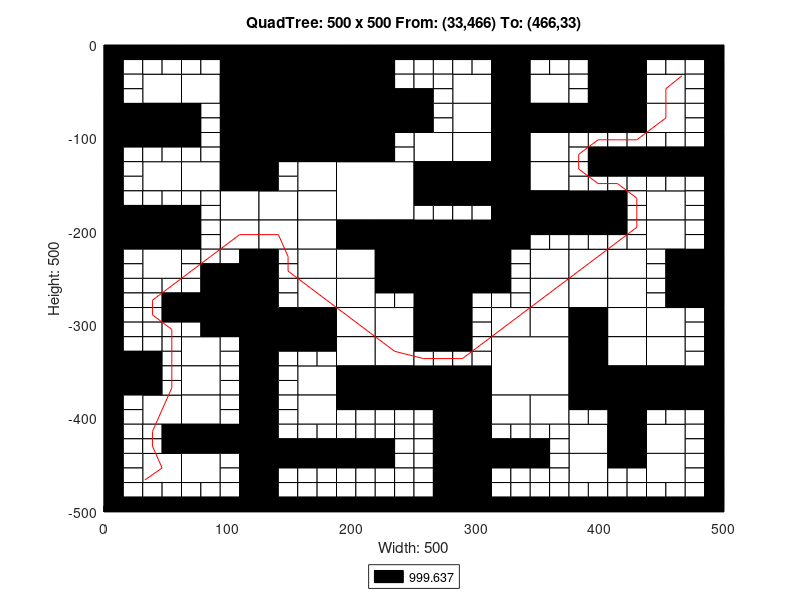

MATLAB code to generate this figure:
axis([0 500 -500 0]);
title('QuadTree: 500 x 500 From: (33,466) To: (466,33)');
xlabel('Width: 500');
ylabel('Height: 500');
rectangle('Position',[125 -62.5 62.5 62.5], 'FaceColor',[0 0 0]);
rectangle('Position',[125 -125 62.5 62.5], 'FaceColor',[0 0 0]);
rectangle('Position',[187.5 -187.5 62.5 62.5], 'FaceColor',[1 1 1]);
rectangle('Position',[250 -250 62.5 62.5], 'FaceColor',[0 0 0]);
rectangle('Position',[312.5 -375 62.5 62.5], 'FaceColor',[1 1 1]);
rectangle('Position',[31.25 -62.5 31.25 31.25], 'FaceColor',[1 1 1]);
rectangle('Position',[93.75 -31.25 31.25 31.25], 'FaceColor',[0 0 0]);
rectangle('Position',[62.5 -62.5 31.25 31.25], 'FaceColor',[1 1 1]);
rectangle('Position',[93.75 -62.5 31.25 31.25], 'FaceColor',[0 0 0]);
rectangle('Position',[0 -93.75 31.25 31.25], 'FaceColor',[0 0 0]);
rectangle('Position',[31.25 -93.75 31.25 31.25], 'FaceColor',[0 0 0]);
rectangle('Position',[93.75 -93.75 31.25 31.25], 'FaceColor',[0 0 0]);
rectangle('Position',[93.75 -125 31.25 31.25], 'FaceColor',[0 0 0]);
rectangle('Position',[187.5 -31.25 31.25 31.25], 'FaceColor',[0 0 0]);
rectangle('Position',[187.5 -62.5 31.25 31.25], 'FaceColor',[0 0 0]);
rectangle('Position',[187.5 -93.75 31.25 31.25], 'FaceColor',[0 0 0]);
rectangle('Position',[218.75 -93.75 31.25 31.25], 'FaceColor',[0 0 0]);
rectangle('Position',[187.5 -125 31.25 31.25], 'FaceColor',[0 0 0]);
rectangle('Position',[31.25 -156.25 31.25 31.25], 'FaceColor',[1 1 1]);
rectangle('Position',[62.5 -156.25 31.25 31.25], 'FaceColor',[1 1 1]);
rectangle('Position',[93.75 -156.25 31.25 31.25], 'FaceColor',[0 0 0]);
rectangle('Position',[93.75 -187.5 31.25 31.25], 'FaceColor',[1 1 1]);
rectangle('Position',[0 -218.75 31.25 31.25], 'FaceColor',[0 0 0]);
rectangle('Position',[31.25 -218.75 31.25 31.25], 'FaceColor',[0 0 0]);
rectangle('Position',[31.25 -250 31.25 31.25], 'FaceColor',[1 1 1]);
rectangle('Position',[93.75 -218.75 31.25 31.25], 'FaceColor',[1 1 1]);
rectangle('Position',[156.25 -156.25 31.25 31.25], 'FaceColor',[1 1 1]);
rectangle('Position',[125 -187.5 31.25 31.25], 'FaceColor',[1 1 1]);
rectangle('Position',[156.25 -187.5 31.25 31.25], 'FaceColor',[1 1 1]);
rectangle('Position',[125 -218.75 31.25 31.25], 'FaceColor',[1 1 1]);
rectangle('Position',[156.25 -218.75 31.25 31.25], 'FaceColor',[1 1 1]);
rectangle('Position',[156.25 -250 31.25 31.25], 'FaceColor',[1 1 1]);
rectangle('Position',[187.5 -218.75 31.25 31.25], 'FaceColor',[0 0 0]);
rectangle('Position',[218.75 -218.75 31.25 31.25], 'FaceColor',[0 0 0]);
rectangle('Position',[187.5 -250 31.25 31.25], 'FaceColor',[1 1 1]);
rectangle('Position',[218.75 -250 31.25 31.25], 'FaceColor',[0 0 0]);
rectangle('Position',[281.25 -62.5 31.25 31.25], 'FaceColor',[1 1 1]);
rectangle('Position',[312.5 -31.25 31.25 31.25], 'FaceColor',[0 0 0]);
rectangle('Position',[312.5 -62.5 31.25 31.25], 'FaceColor',[0 0 0]);
rectangle('Position',[343.75 -62.5 31.25 31.25], 'FaceColor',[1 1 1]);
rectangle('Position',[281.25 -93.75 31.25 31.25], 'FaceColor',[1 1 1]);
rectangle('Position',[250 -125 31.25 31.25], 'FaceColor',[1 1 1]);
rectangle('Position',[281.25 -125 31.25 31.25], 'FaceColor',[1 1 1]);
rectangle('Position',[312.5 -93.75 31.25 31.25], 'FaceColor',[0 0 0]);
rectangle('Position',[343.75 -93.75 31.25 31.25], 'FaceColor',[0 0 0]);
rectangle('Position',[312.5 -125 31.25 31.25], 'FaceColor',[0 0 0]);
rectangle('Position',[343.75 -125 31.25 31.25], 'FaceColor',[1 1 1]);
rectangle('Position',[406.25 -31.25 31.25 31.25], 'FaceColor',[0 0 0]);
rectangle('Position',[406.25 -62.5 31.25 31.25], 'FaceColor',[0 0 0]);
rectangle('Position',[437.5 -62.5 31.25 31.25], 'FaceColor',[1 1 1]);
rectangle('Position',[375 -93.75 31.25 31.25], 'FaceColor',[0 0 0]);
rectangle('Position',[406.25 -93.75 31.25 31.25], 'FaceColor',[0 0 0]);
rectangle('Position',[437.5 -93.75 31.25 31.25], 'FaceColor',[1 1 1]);
rectangle('Position',[250 -156.25 31.25 31.25], 'FaceColor',[0 0 0]);
rectangle('Position',[281.25 -156.25 31.25 31.25], 'FaceColor',[0 0 0]);
rectangle('Position',[312.5 -156.25 31.25 31.25], 'FaceColor',[0 0 0]);
rectangle('Position',[343.75 -156.25 31.25 31.25], 'FaceColor',[1 1 1]);
rectangle('Position',[312.5 -187.5 31.25 31.25], 'FaceColor',[0 0 0]);
rectangle('Position',[343.75 -187.5 31.25 31.25], 'FaceColor',[0 0 0]);
rectangle('Position',[312.5 -218.75 31.25 31.25], 'FaceColor',[0 0 0]);
rectangle('Position',[343.75 -250 31.25 31.25], 'FaceColor',[1 1 1]);
rectangle('Position',[375 -187.5 31.25 31.25], 'FaceColor',[0 0 0]);
rectangle('Position',[437.5 -187.5 31.25 31.25], 'FaceColor',[1 1 1]);
rectangle('Position',[375 -250 31.25 31.25], 'FaceColor',[1 1 1]);
rectangle('Position',[406.25 -250 31.25 31.25], 'FaceColor',[1 1 1]);
rectangle('Position',[437.5 -218.75 31.25 31.25], 'FaceColor',[1 1 1]);
rectangle('Position',[468.75 -250 31.25 31.25], 'FaceColor',[0 0 0]);
rectangle('Position',[93.75 -281.25 31.25 31.25], 'FaceColor',[0 0 0]);
rectangle('Position',[93.75 -312.5 31.25 31.25], 'FaceColor',[0 0 0]);
rectangle('Position',[0 -375 31.25 31.25], 'FaceColor',[0 0 0]);
rectangle('Position',[62.5 -343.75 31.25 31.25], 'FaceColor',[1 1 1]);
rectangle('Position',[62.5 -375 31.25 31.25], 'FaceColor',[1 1 1]);
rectangle('Position',[156.25 -281.25 31.25 31.25], 'FaceColor',[1 1 1]);
rectangle('Position',[125 -312.5 31.25 31.25], 'FaceColor',[0 0 0]);
rectangle('Position',[156.25 -312.5 31.25 31.25], 'FaceColor',[0 0 0]);
rectangle('Position',[187.5 -281.25 31.25 31.25], 'FaceColor',[1 1 1]);
rectangle('Position',[187.5 -312.5 31.25 31.25], 'FaceColor',[1 1 1]);
rectangle('Position',[218.75 -312.5 31.25 31.25], 'FaceColor',[1 1 1]);
rectangle('Position',[156.25 -375 31.25 31.25], 'FaceColor',[1 1 1]);
rectangle('Position',[187.5 -343.75 31.25 31.25], 'FaceColor',[1 1 1]);
rectangle('Position',[218.75 -343.75 31.25 31.25], 'FaceColor',[1 1 1]);
rectangle('Position',[187.5 -375 31.25 31.25], 'FaceColor',[0 0 0]);
rectangle('Position',[218.75 -375 31.25 31.25], 'FaceColor',[0 0 0]);
rectangle('Position',[31.25 -406.25 31.25 31.25], 'FaceColor',[1 1 1]);
rectangle('Position',[62.5 -406.25 31.25 31.25], 'FaceColor',[1 1 1]);
rectangle('Position',[62.5 -437.5 31.25 31.25], 'FaceColor',[0 0 0]);
rectangle('Position',[93.75 -437.5 31.25 31.25], 'FaceColor',[0 0 0]);
rectangle('Position',[31.25 -468.75 31.25 31.25], 'FaceColor',[1 1 1]);
rectangle('Position',[62.5 -468.75 31.25 31.25], 'FaceColor',[1 1 1]);
rectangle('Position',[156.25 -406.25 31.25 31.25], 'FaceColor',[1 1 1]);
rectangle('Position',[250 -281.25 31.25 31.25], 'FaceColor',[0 0 0]);
rectangle('Position',[250 -312.5 31.25 31.25], 'FaceColor',[0 0 0]);
rectangle('Position',[343.75 -281.25 31.25 31.25], 'FaceColor',[1 1 1]);
rectangle('Position',[312.5 -312.5 31.25 31.25], 'FaceColor',[1 1 1]);
rectangle('Position',[343.75 -312.5 31.25 31.25], 'FaceColor',[1 1 1]);
rectangle('Position',[250 -375 31.25 31.25], 'FaceColor',[0 0 0]);
rectangle('Position',[281.25 -375 31.25 31.25], 'FaceColor',[0 0 0]);
rectangle('Position',[375 -281.25 31.25 31.25], 'FaceColor',[1 1 1]);
rectangle('Position',[406.25 -281.25 31.25 31.25], 'FaceColor',[1 1 1]);
rectangle('Position',[375 -312.5 31.25 31.25], 'FaceColor',[0 0 0]);
rectangle('Position',[406.25 -312.5 31.25 31.25], 'FaceColor',[1 1 1]);
rectangle('Position',[468.75 -281.25 31.25 31.25], 'FaceColor',[0 0 0]);
rectangle('Position',[437.5 -312.5 31.25 31.25], 'FaceColor',[1 1 1]);
rectangle('Position',[375 -343.75 31.25 31.25], 'FaceColor',[0 0 0]);
rectangle('Position',[406.25 -343.75 31.25 31.25], 'FaceColor',[1 1 1]);
rectangle('Position',[375 -375 31.25 31.25], 'FaceColor',[0 0 0]);
rectangle('Position',[406.25 -375 31.25 31.25], 'FaceColor',[0 0 0]);
rectangle('Position',[437.5 -343.75 31.25 31.25], 'FaceColor',[1 1 1]);
rectangle('Position',[437.5 -375 31.25 31.25], 'FaceColor',[0 0 0]);
rectangle('Position',[468.75 -375 31.25 31.25], 'FaceColor',[0 0 0]);
rectangle('Position',[281.25 -406.25 31.25 31.25], 'FaceColor',[0 0 0]);
rectangle('Position',[281.25 -437.5 31.25 31.25], 'FaceColor',[0 0 0]);
rectangle('Position',[312.5 -406.25 31.25 31.25], 'FaceColor',[1 1 1]);
rectangle('Position',[343.75 -406.25 31.25 31.25], 'FaceColor',[1 1 1]);
rectangle('Position',[281.25 -468.75 31.25 31.25], 'FaceColor',[0 0 0]);
rectangle('Position',[281.25 -500 31.25 31.25], 'FaceColor',[0 0 0]);
rectangle('Position',[406.25 -406.25 31.25 31.25], 'FaceColor',[0 0 0]);
rectangle('Position',[375 -437.5 31.25 31.25], 'FaceColor',[1 1 1]);
rectangle('Position',[406.25 -437.5 31.25 31.25], 'FaceColor',[0 0 0]);
rectangle('Position',[437.5 -437.5 31.25 31.25], 'FaceColor',[1 1 1]);
rectangle('Position',[375 -468.75 31.25 31.25], 'FaceColor',[1 1 1]);
rectangle('Position',[437.5 -468.75 31.25 31.25], 'FaceColor',[1 1 1]);
rectangle('Position',[0 -15.625 15.625 15.625], 'FaceColor',[0 0 0]);
rectangle('Position',[15.625 -15.625 15.625 15.625], 'FaceColor',[0 0 0]);
rectangle('Position',[0 -31.25 15.625 15.625], 'FaceColor',[0 0 0]);
rectangle('Position',[15.625 -31.25 15.625 15.625], 'FaceColor',[1 1 1]);
rectangle('Position',[31.25 -15.625 15.625 15.625], 'FaceColor',[0 0 0]);
rectangle('Position',[46.875 -15.625 15.625 15.625], 'FaceColor',[0 0 0]);
rectangle('Position',[31.25 -31.25 15.625 15.625], 'FaceColor',[1 1 1]);
rectangle('Position',[46.875 -31.25 15.625 15.625], 'FaceColor',[1 1 1]);
rectangle('Position',[0 -46.875 15.625 15.625], 'FaceColor',[0 0 0]);
rectangle('Position',[15.625 -46.875 15.625 15.625], 'FaceColor',[1 1 1]);
rectangle('Position',[0 -62.5 15.625 15.625], 'FaceColor',[0 0 0]);
rectangle('Position',[15.625 -62.5 15.625 15.625], 'FaceColor',[1 1 1]);
rectangle('Position',[62.5 -15.625 15.625 15.625], 'FaceColor',[0 0 0]);
rectangle('Position',[78.125 -15.625 15.625 15.625], 'FaceColor',[0 0 0]);
rectangle('Position',[62.5 -31.25 15.625 15.625], 'FaceColor',[1 1 1]);
rectangle('Position',[78.125 -31.25 15.625 15.625], 'FaceColor',[1 1 1]);
rectangle('Position',[0 -109.375 15.625 15.625], 'FaceColor',[0 0 0]);
rectangle('Position',[15.625 -109.375 15.625 15.625], 'FaceColor',[0 0 0]);
rectangle('Position',[0 -125 15.625 15.625], 'FaceColor',[0 0 0]);
rectangle('Position',[15.625 -125 15.625 15.625], 'FaceColor',[1 1 1]);
rectangle('Position',[31.25 -109.375 15.625 15.625], 'FaceColor',[0 0 0]);
rectangle('Position',[46.875 -109.375 15.625 15.625], 'FaceColor',[0 0 0]);
rectangle('Position',[31.25 -125 15.625 15.625], 'FaceColor',[1 1 1]);
rectangle('Position',[46.875 -125 15.625 15.625], 'FaceColor',[1 1 1]);
rectangle('Position',[62.5 -78.125 15.625 15.625], 'FaceColor',[0 0 0]);
rectangle('Position',[78.125 -78.125 15.625 15.625], 'FaceColor',[1 1 1]);
rectangle('Position',[62.5 -93.75 15.625 15.625], 'FaceColor',[0 0 0]);
rectangle('Position',[78.125 -93.75 15.625 15.625], 'FaceColor',[1 1 1]);
rectangle('Position',[62.5 -109.375 15.625 15.625], 'FaceColor',[0 0 0]);
rectangle('Position',[78.125 -109.375 15.625 15.625], 'FaceColor',[1 1 1]);
rectangle('Position',[62.5 -125 15.625 15.625], 'FaceColor',[1 1 1]);
rectangle('Position',[78.125 -125 15.625 15.625], 'FaceColor',[1 1 1]);
rectangle('Position',[218.75 -15.625 15.625 15.625], 'FaceColor',[0 0 0]);
rectangle('Position',[234.375 -15.625 15.625 15.625], 'FaceColor',[0 0 0]);
rectangle('Position',[218.75 -31.25 15.625 15.625], 'FaceColor',[0 0 0]);
rectangle('Position',[234.375 -31.25 15.625 15.625], 'FaceColor',[1 1 1]);
rectangle('Position',[218.75 -46.875 15.625 15.625], 'FaceColor',[0 0 0]);
rectangle('Position',[234.375 -46.875 15.625 15.625], 'FaceColor',[1 1 1]);
rectangle('Position',[218.75 -62.5 15.625 15.625], 'FaceColor',[0 0 0]);
rectangle('Position',[234.375 -62.5 15.625 15.625], 'FaceColor',[0 0 0]);
rectangle('Position',[218.75 -109.375 15.625 15.625], 'FaceColor',[0 0 0]);
rectangle('Position',[234.375 -109.375 15.625 15.625], 'FaceColor',[1 1 1]);
rectangle('Position',[218.75 -125 15.625 15.625], 'FaceColor',[0 0 0]);
rectangle('Position',[234.375 -125 15.625 15.625], 'FaceColor',[1 1 1]);
rectangle('Position',[0 -140.625 15.625 15.625], 'FaceColor',[0 0 0]);
rectangle('Position',[15.625 -140.625 15.625 15.625], 'FaceColor',[1 1 1]);
rectangle('Position',[0 -156.25 15.625 15.625], 'FaceColor',[0 0 0]);
rectangle('Position',[15.625 -156.25 15.625 15.625], 'FaceColor',[1 1 1]);
rectangle('Position',[0 -171.875 15.625 15.625], 'FaceColor',[0 0 0]);
rectangle('Position',[15.625 -171.875 15.625 15.625], 'FaceColor',[1 1 1]);
rectangle('Position',[0 -187.5 15.625 15.625], 'FaceColor',[0 0 0]);
rectangle('Position',[15.625 -187.5 15.625 15.625], 'FaceColor',[0 0 0]);
rectangle('Position',[31.25 -171.875 15.625 15.625], 'FaceColor',[1 1 1]);
rectangle('Position',[46.875 -171.875 15.625 15.625], 'FaceColor',[1 1 1]);
rectangle('Position',[31.25 -187.5 15.625 15.625], 'FaceColor',[0 0 0]);
rectangle('Position',[46.875 -187.5 15.625 15.625], 'FaceColor',[0 0 0]);
rectangle('Position',[62.5 -171.875 15.625 15.625], 'FaceColor',[1 1 1]);
rectangle('Position',[78.125 -171.875 15.625 15.625], 'FaceColor',[1 1 1]);
rectangle('Position',[62.5 -187.5 15.625 15.625], 'FaceColor',[0 0 0]);
rectangle('Position',[78.125 -187.5 15.625 15.625], 'FaceColor',[1 1 1]);
rectangle('Position',[0 -234.375 15.625 15.625], 'FaceColor',[0 0 0]);
rectangle('Position',[15.625 -234.375 15.625 15.625], 'FaceColor',[1 1 1]);
rectangle('Position',[0 -250 15.625 15.625], 'FaceColor',[0 0 0]);
rectangle('Position',[15.625 -250 15.625 15.625], 'FaceColor',[1 1 1]);
rectangle('Position',[62.5 -203.125 15.625 15.625], 'FaceColor',[0 0 0]);
rectangle('Position',[78.125 -203.125 15.625 15.625], 'FaceColor',[1 1 1]);
rectangle('Position',[62.5 -218.75 15.625 15.625], 'FaceColor',[0 0 0]);
rectangle('Position',[78.125 -218.75 15.625 15.625], 'FaceColor',[1 1 1]);
rectangle('Position',[62.5 -234.375 15.625 15.625], 'FaceColor',[1 1 1]);
rectangle('Position',[78.125 -234.375 15.625 15.625], 'FaceColor',[1 1 1]);
rectangle('Position',[62.5 -250 15.625 15.625], 'FaceColor',[1 1 1]);
rectangle('Position',[78.125 -250 15.625 15.625], 'FaceColor',[0 0 0]);
rectangle('Position',[93.75 -234.375 15.625 15.625], 'FaceColor',[1 1 1]);
rectangle('Position',[109.375 -234.375 15.625 15.625], 'FaceColor',[0 0 0]);
rectangle('Position',[93.75 -250 15.625 15.625], 'FaceColor',[0 0 0]);
rectangle('Position',[109.375 -250 15.625 15.625], 'FaceColor',[0 0 0]);
rectangle('Position',[125 -140.625 15.625 15.625], 'FaceColor',[0 0 0]);
rectangle('Position',[140.625 -140.625 15.625 15.625], 'FaceColor',[1 1 1]);
rectangle('Position',[125 -156.25 15.625 15.625], 'FaceColor',[0 0 0]);
rectangle('Position',[140.625 -156.25 15.625 15.625], 'FaceColor',[1 1 1]);
rectangle('Position',[125 -234.375 15.625 15.625], 'FaceColor',[0 0 0]);
rectangle('Position',[140.625 -234.375 15.625 15.625], 'FaceColor',[1 1 1]);
rectangle('Position',[125 -250 15.625 15.625], 'FaceColor',[0 0 0]);
rectangle('Position',[140.625 -250 15.625 15.625], 'FaceColor',[1 1 1]);
rectangle('Position',[250 -15.625 15.625 15.625], 'FaceColor',[0 0 0]);
rectangle('Position',[265.625 -15.625 15.625 15.625], 'FaceColor',[0 0 0]);
rectangle('Position',[250 -31.25 15.625 15.625], 'FaceColor',[1 1 1]);
rectangle('Position',[265.625 -31.25 15.625 15.625], 'FaceColor',[1 1 1]);
rectangle('Position',[281.25 -15.625 15.625 15.625], 'FaceColor',[0 0 0]);
rectangle('Position',[296.875 -15.625 15.625 15.625], 'FaceColor',[0 0 0]);
rectangle('Position',[281.25 -31.25 15.625 15.625], 'FaceColor',[1 1 1]);
rectangle('Position',[296.875 -31.25 15.625 15.625], 'FaceColor',[1 1 1]);
rectangle('Position',[250 -46.875 15.625 15.625], 'FaceColor',[1 1 1]);
rectangle('Position',[265.625 -46.875 15.625 15.625], 'FaceColor',[1 1 1]);
rectangle('Position',[250 -62.5 15.625 15.625], 'FaceColor',[0 0 0]);
rectangle('Position',[265.625 -62.5 15.625 15.625], 'FaceColor',[1 1 1]);
rectangle('Position',[343.75 -15.625 15.625 15.625], 'FaceColor',[0 0 0]);
rectangle('Position',[359.375 -15.625 15.625 15.625], 'FaceColor',[0 0 0]);
rectangle('Position',[343.75 -31.25 15.625 15.625], 'FaceColor',[1 1 1]);
rectangle('Position',[359.375 -31.25 15.625 15.625], 'FaceColor',[1 1 1]);
rectangle('Position',[250 -78.125 15.625 15.625], 'FaceColor',[0 0 0]);
rectangle('Position',[265.625 -78.125 15.625 15.625], 'FaceColor',[1 1 1]);
rectangle('Position',[250 -93.75 15.625 15.625], 'FaceColor',[0 0 0]);
rectangle('Position',[265.625 -93.75 15.625 15.625], 'FaceColor',[1 1 1]);
rectangle('Position',[375 -15.625 15.625 15.625], 'FaceColor',[0 0 0]);
rectangle('Position',[390.625 -15.625 15.625 15.625], 'FaceColor',[0 0 0]);
rectangle('Position',[375 -31.25 15.625 15.625], 'FaceColor',[1 1 1]);
rectangle('Position',[390.625 -31.25 15.625 15.625], 'FaceColor',[0 0 0]);
rectangle('Position',[375 -46.875 15.625 15.625], 'FaceColor',[1 1 1]);
rectangle('Position',[390.625 -46.875 15.625 15.625], 'FaceColor',[0 0 0]);
rectangle('Position',[375 -62.5 15.625 15.625], 'FaceColor',[1 1 1]);
rectangle('Position',[390.625 -62.5 15.625 15.625], 'FaceColor',[0 0 0]);
rectangle('Position',[437.5 -15.625 15.625 15.625], 'FaceColor',[0 0 0]);
rectangle('Position',[453.125 -15.625 15.625 15.625], 'FaceColor',[0 0 0]);
rectangle('Position',[437.5 -31.25 15.625 15.625], 'FaceColor',[1 1 1]);
rectangle('Position',[453.125 -31.25 15.625 15.625], 'FaceColor',[1 1 1]);
rectangle('Position',[468.75 -15.625 15.625 15.625], 'FaceColor',[0 0 0]);
rectangle('Position',[484.375 -15.625 15.625 15.625], 'FaceColor',[0 0 0]);
rectangle('Position',[468.75 -31.25 15.625 15.625], 'FaceColor',[1 1 1]);
rectangle('Position',[484.375 -31.25 15.625 15.625], 'FaceColor',[0 0 0]);
rectangle('Position',[468.75 -46.875 15.625 15.625], 'FaceColor',[1 1 1]);
rectangle('Position',[484.375 -46.875 15.625 15.625], 'FaceColor',[0 0 0]);
rectangle('Position',[468.75 -62.5 15.625 15.625], 'FaceColor',[1 1 1]);
rectangle('Position',[484.375 -62.5 15.625 15.625], 'FaceColor',[0 0 0]);
rectangle('Position',[375 -109.375 15.625 15.625], 'FaceColor',[1 1 1]);
rectangle('Position',[390.625 -109.375 15.625 15.625], 'FaceColor',[1 1 1]);
rectangle('Position',[375 -125 15.625 15.625], 'FaceColor',[1 1 1]);
rectangle('Position',[390.625 -125 15.625 15.625], 'FaceColor',[0 0 0]);
rectangle('Position',[406.25 -109.375 15.625 15.625], 'FaceColor',[1 1 1]);
rectangle('Position',[421.875 -109.375 15.625 15.625], 'FaceColor',[1 1 1]);
rectangle('Position',[406.25 -125 15.625 15.625], 'FaceColor',[0 0 0]);
rectangle('Position',[421.875 -125 15.625 15.625], 'FaceColor',[0 0 0]);
rectangle('Position',[468.75 -78.125 15.625 15.625], 'FaceColor',[1 1 1]);
rectangle('Position',[484.375 -78.125 15.625 15.625], 'FaceColor',[0 0 0]);
rectangle('Position',[468.75 -93.75 15.625 15.625], 'FaceColor',[1 1 1]);
rectangle('Position',[484.375 -93.75 15.625 15.625], 'FaceColor',[0 0 0]);
rectangle('Position',[437.5 -109.375 15.625 15.625], 'FaceColor',[1 1 1]);
rectangle('Position',[453.125 -109.375 15.625 15.625], 'FaceColor',[1 1 1]);
rectangle('Position',[437.5 -125 15.625 15.625], 'FaceColor',[0 0 0]);
rectangle('Position',[453.125 -125 15.625 15.625], 'FaceColor',[0 0 0]);
rectangle('Position',[468.75 -109.375 15.625 15.625], 'FaceColor',[1 1 1]);
rectangle('Position',[484.375 -109.375 15.625 15.625], 'FaceColor',[0 0 0]);
rectangle('Position',[468.75 -125 15.625 15.625], 'FaceColor',[0 0 0]);
rectangle('Position',[484.375 -125 15.625 15.625], 'FaceColor',[0 0 0]);
rectangle('Position',[250 -171.875 15.625 15.625], 'FaceColor',[0 0 0]);
rectangle('Position',[265.625 -171.875 15.625 15.625], 'FaceColor',[0 0 0]);
rectangle('Position',[250 -187.5 15.625 15.625], 'FaceColor',[1 1 1]);
rectangle('Position',[265.625 -187.5 15.625 15.625], 'FaceColor',[1 1 1]);
rectangle('Position',[281.25 -171.875 15.625 15.625], 'FaceColor',[0 0 0]);
rectangle('Position',[296.875 -171.875 15.625 15.625], 'FaceColor',[0 0 0]);
rectangle('Position',[281.25 -187.5 15.625 15.625], 'FaceColor',[1 1 1]);
rectangle('Position',[296.875 -187.5 15.625 15.625], 'FaceColor',[1 1 1]);
rectangle('Position',[343.75 -203.125 15.625 15.625], 'FaceColor',[0 0 0]);
rectangle('Position',[359.375 -203.125 15.625 15.625], 'FaceColor',[0 0 0]);
rectangle('Position',[343.75 -218.75 15.625 15.625], 'FaceColor',[1 1 1]);
rectangle('Position',[359.375 -218.75 15.625 15.625], 'FaceColor',[1 1 1]);
rectangle('Position',[312.5 -234.375 15.625 15.625], 'FaceColor',[0 0 0]);
rectangle('Position',[328.125 -234.375 15.625 15.625], 'FaceColor',[1 1 1]);
rectangle('Position',[312.5 -250 15.625 15.625], 'FaceColor',[0 0 0]);
rectangle('Position',[328.125 -250 15.625 15.625], 'FaceColor',[1 1 1]);
rectangle('Position',[375 -140.625 15.625 15.625], 'FaceColor',[1 1 1]);
rectangle('Position',[390.625 -140.625 15.625 15.625], 'FaceColor',[0 0 0]);
rectangle('Position',[375 -156.25 15.625 15.625], 'FaceColor',[1 1 1]);
rectangle('Position',[390.625 -156.25 15.625 15.625], 'FaceColor',[1 1 1]);
rectangle('Position',[406.25 -140.625 15.625 15.625], 'FaceColor',[0 0 0]);
rectangle('Position',[421.875 -140.625 15.625 15.625], 'FaceColor',[0 0 0]);
rectangle('Position',[406.25 -156.25 15.625 15.625], 'FaceColor',[1 1 1]);
rectangle('Position',[421.875 -156.25 15.625 15.625], 'FaceColor',[1 1 1]);
rectangle('Position',[406.25 -171.875 15.625 15.625], 'FaceColor',[0 0 0]);
rectangle('Position',[421.875 -171.875 15.625 15.625], 'FaceColor',[1 1 1]);
rectangle('Position',[406.25 -187.5 15.625 15.625], 'FaceColor',[0 0 0]);
rectangle('Position',[421.875 -187.5 15.625 15.625], 'FaceColor',[1 1 1]);
rectangle('Position',[437.5 -140.625 15.625 15.625], 'FaceColor',[0 0 0]);
rectangle('Position',[453.125 -140.625 15.625 15.625], 'FaceColor',[0 0 0]);
rectangle('Position',[437.5 -156.25 15.625 15.625], 'FaceColor',[1 1 1]);
rectangle('Position',[453.125 -156.25 15.625 15.625], 'FaceColor',[1 1 1]);
rectangle('Position',[468.75 -140.625 15.625 15.625], 'FaceColor',[0 0 0]);
rectangle('Position',[484.375 -140.625 15.625 15.625], 'FaceColor',[0 0 0]);
rectangle('Position',[468.75 -156.25 15.625 15.625], 'FaceColor',[1 1 1]);
rectangle('Position',[484.375 -156.25 15.625 15.625], 'FaceColor',[0 0 0]);
rectangle('Position',[468.75 -171.875 15.625 15.625], 'FaceColor',[1 1 1]);
rectangle('Position',[484.375 -171.875 15.625 15.625], 'FaceColor',[0 0 0]);
rectangle('Position',[468.75 -187.5 15.625 15.625], 'FaceColor',[1 1 1]);
rectangle('Position',[484.375 -187.5 15.625 15.625], 'FaceColor',[0 0 0]);
rectangle('Position',[375 -203.125 15.625 15.625], 'FaceColor',[0 0 0]);
rectangle('Position',[390.625 -203.125 15.625 15.625], 'FaceColor',[0 0 0]);
rectangle('Position',[375 -218.75 15.625 15.625], 'FaceColor',[1 1 1]);
rectangle('Position',[390.625 -218.75 15.625 15.625], 'FaceColor',[1 1 1]);
rectangle('Position',[406.25 -203.125 15.625 15.625], 'FaceColor',[0 0 0]);
rectangle('Position',[421.875 -203.125 15.625 15.625], 'FaceColor',[1 1 1]);
rectangle('Position',[406.25 -218.75 15.625 15.625], 'FaceColor',[1 1 1]);
rectangle('Position',[421.875 -218.75 15.625 15.625], 'FaceColor',[1 1 1]);
rectangle('Position',[468.75 -203.125 15.625 15.625], 'FaceColor',[1 1 1]);
rectangle('Position',[484.375 -203.125 15.625 15.625], 'FaceColor',[0 0 0]);
rectangle('Position',[468.75 -218.75 15.625 15.625], 'FaceColor',[1 1 1]);
rectangle('Position',[484.375 -218.75 15.625 15.625], 'FaceColor',[0 0 0]);
rectangle('Position',[437.5 -234.375 15.625 15.625], 'FaceColor',[1 1 1]);
rectangle('Position',[453.125 -234.375 15.625 15.625], 'FaceColor',[0 0 0]);
rectangle('Position',[437.5 -250 15.625 15.625], 'FaceColor',[1 1 1]);
rectangle('Position',[453.125 -250 15.625 15.625], 'FaceColor',[0 0 0]);
rectangle('Position',[0 -265.625 15.625 15.625], 'FaceColor',[0 0 0]);
rectangle('Position',[15.625 -265.625 15.625 15.625], 'FaceColor',[1 1 1]);
rectangle('Position',[0 -281.25 15.625 15.625], 'FaceColor',[0 0 0]);
rectangle('Position',[15.625 -281.25 15.625 15.625], 'FaceColor',[1 1 1]);
rectangle('Position',[31.25 -265.625 15.625 15.625], 'FaceColor',[1 1 1]);
rectangle('Position',[46.875 -265.625 15.625 15.625], 'FaceColor',[1 1 1]);
rectangle('Position',[31.25 -281.25 15.625 15.625], 'FaceColor',[1 1 1]);
rectangle('Position',[46.875 -281.25 15.625 15.625], 'FaceColor',[0 0 0]);
rectangle('Position',[0 -296.875 15.625 15.625], 'FaceColor',[0 0 0]);
rectangle('Position',[15.625 -296.875 15.625 15.625], 'FaceColor',[1 1 1]);
rectangle('Position',[0 -312.5 15.625 15.625], 'FaceColor',[0 0 0]);
rectangle('Position',[15.625 -312.5 15.625 15.625], 'FaceColor',[1 1 1]);
rectangle('Position',[31.25 -296.875 15.625 15.625], 'FaceColor',[1 1 1]);
rectangle('Position',[46.875 -296.875 15.625 15.625], 'FaceColor',[0 0 0]);
rectangle('Position',[31.25 -312.5 15.625 15.625], 'FaceColor',[1 1 1]);
rectangle('Position',[46.875 -312.5 15.625 15.625], 'FaceColor',[1 1 1]);
rectangle('Position',[62.5 -265.625 15.625 15.625], 'FaceColor',[1 1 1]);
rectangle('Position',[78.125 -265.625 15.625 15.625], 'FaceColor',[0 0 0]);
rectangle('Position',[62.5 -281.25 15.625 15.625], 'FaceColor',[0 0 0]);
rectangle('Position',[78.125 -281.25 15.625 15.625], 'FaceColor',[0 0 0]);
rectangle('Position',[62.5 -296.875 15.625 15.625], 'FaceColor',[0 0 0]);
rectangle('Position',[78.125 -296.875 15.625 15.625], 'FaceColor',[0 0 0]);
rectangle('Position',[62.5 -312.5 15.625 15.625], 'FaceColor',[1 1 1]);
rectangle('Position',[78.125 -312.5 15.625 15.625], 'FaceColor',[0 0 0]);
rectangle('Position',[0 -328.125 15.625 15.625], 'FaceColor',[0 0 0]);
rectangle('Position',[15.625 -328.125 15.625 15.625], 'FaceColor',[1 1 1]);
rectangle('Position',[0 -343.75 15.625 15.625], 'FaceColor',[0 0 0]);
rectangle('Position',[15.625 -343.75 15.625 15.625], 'FaceColor',[0 0 0]);
rectangle('Position',[31.25 -328.125 15.625 15.625], 'FaceColor',[1 1 1]);
rectangle('Position',[46.875 -328.125 15.625 15.625], 'FaceColor',[1 1 1]);
rectangle('Position',[31.25 -343.75 15.625 15.625], 'FaceColor',[0 0 0]);
rectangle('Position',[46.875 -343.75 15.625 15.625], 'FaceColor',[1 1 1]);
rectangle('Position',[31.25 -359.375 15.625 15.625], 'FaceColor',[0 0 0]);
rectangle('Position',[46.875 -359.375 15.625 15.625], 'FaceColor',[1 1 1]);
rectangle('Position',[31.25 -375 15.625 15.625], 'FaceColor',[0 0 0]);
rectangle('Position',[46.875 -375 15.625 15.625], 'FaceColor',[1 1 1]);
rectangle('Position',[93.75 -328.125 15.625 15.625], 'FaceColor',[1 1 1]);
rectangle('Position',[109.375 -328.125 15.625 15.625], 'FaceColor',[0 0 0]);
rectangle('Position',[93.75 -343.75 15.625 15.625], 'FaceColor',[1 1 1]);
rectangle('Position',[109.375 -343.75 15.625 15.625], 'FaceColor',[0 0 0]);
rectangle('Position',[93.75 -359.375 15.625 15.625], 'FaceColor',[1 1 1]);
rectangle('Position',[109.375 -359.375 15.625 15.625], 'FaceColor',[0 0 0]);
rectangle('Position',[93.75 -375 15.625 15.625], 'FaceColor',[1 1 1]);
rectangle('Position',[109.375 -375 15.625 15.625], 'FaceColor',[0 0 0]);
rectangle('Position',[125 -265.625 15.625 15.625], 'FaceColor',[0 0 0]);
rectangle('Position',[140.625 -265.625 15.625 15.625], 'FaceColor',[1 1 1]);
rectangle('Position',[125 -281.25 15.625 15.625], 'FaceColor',[0 0 0]);
rectangle('Position',[140.625 -281.25 15.625 15.625], 'FaceColor',[1 1 1]);
rectangle('Position',[218.75 -265.625 15.625 15.625], 'FaceColor',[0 0 0]);
rectangle('Position',[234.375 -265.625 15.625 15.625], 'FaceColor',[0 0 0]);
rectangle('Position',[218.75 -281.25 15.625 15.625], 'FaceColor',[1 1 1]);
rectangle('Position',[234.375 -281.25 15.625 15.625], 'FaceColor',[1 1 1]);
rectangle('Position',[125 -328.125 15.625 15.625], 'FaceColor',[0 0 0]);
rectangle('Position',[140.625 -328.125 15.625 15.625], 'FaceColor',[0 0 0]);
rectangle('Position',[125 -343.75 15.625 15.625], 'FaceColor',[0 0 0]);
rectangle('Position',[140.625 -343.75 15.625 15.625], 'FaceColor',[1 1 1]);
rectangle('Position',[156.25 -328.125 15.625 15.625], 'FaceColor',[0 0 0]);
rectangle('Position',[171.875 -328.125 15.625 15.625], 'FaceColor',[0 0 0]);
rectangle('Position',[156.25 -343.75 15.625 15.625], 'FaceColor',[1 1 1]);
rectangle('Position',[171.875 -343.75 15.625 15.625], 'FaceColor',[1 1 1]);
rectangle('Position',[125 -359.375 15.625 15.625], 'FaceColor',[0 0 0]);
rectangle('Position',[140.625 -359.375 15.625 15.625], 'FaceColor',[1 1 1]);
rectangle('Position',[125 -375 15.625 15.625], 'FaceColor',[0 0 0]);
rectangle('Position',[140.625 -375 15.625 15.625], 'FaceColor',[1 1 1]);
rectangle('Position',[0 -390.625 15.625 15.625], 'FaceColor',[0 0 0]);
rectangle('Position',[15.625 -390.625 15.625 15.625], 'FaceColor',[1 1 1]);
rectangle('Position',[0 -406.25 15.625 15.625], 'FaceColor',[0 0 0]);
rectangle('Position',[15.625 -406.25 15.625 15.625], 'FaceColor',[1 1 1]);
rectangle('Position',[0 -421.875 15.625 15.625], 'FaceColor',[0 0 0]);
rectangle('Position',[15.625 -421.875 15.625 15.625], 'FaceColor',[1 1 1]);
rectangle('Position',[0 -437.5 15.625 15.625], 'FaceColor',[0 0 0]);
rectangle('Position',[15.625 -437.5 15.625 15.625], 'FaceColor',[1 1 1]);
rectangle('Position',[31.25 -421.875 15.625 15.625], 'FaceColor',[1 1 1]);
rectangle('Position',[46.875 -421.875 15.625 15.625], 'FaceColor',[0 0 0]);
rectangle('Position',[31.25 -437.5 15.625 15.625], 'FaceColor',[1 1 1]);
rectangle('Position',[46.875 -437.5 15.625 15.625], 'FaceColor',[0 0 0]);
rectangle('Position',[93.75 -390.625 15.625 15.625], 'FaceColor',[1 1 1]);
rectangle('Position',[109.375 -390.625 15.625 15.625], 'FaceColor',[0 0 0]);
rectangle('Position',[93.75 -406.25 15.625 15.625], 'FaceColor',[1 1 1]);
rectangle('Position',[109.375 -406.25 15.625 15.625], 'FaceColor',[0 0 0]);
rectangle('Position',[0 -453.125 15.625 15.625], 'FaceColor',[0 0 0]);
rectangle('Position',[15.625 -453.125 15.625 15.625], 'FaceColor',[1 1 1]);
rectangle('Position',[0 -468.75 15.625 15.625], 'FaceColor',[0 0 0]);
rectangle('Position',[15.625 -468.75 15.625 15.625], 'FaceColor',[1 1 1]);
rectangle('Position',[0 -484.375 15.625 15.625], 'FaceColor',[0 0 0]);
rectangle('Position',[15.625 -484.375 15.625 15.625], 'FaceColor',[1 1 1]);
rectangle('Position',[0 -500 15.625 15.625], 'FaceColor',[0 0 0]);
rectangle('Position',[15.625 -500 15.625 15.625], 'FaceColor',[0 0 0]);
rectangle('Position',[31.25 -484.375 15.625 15.625], 'FaceColor',[1 1 1]);
rectangle('Position',[46.875 -484.375 15.625 15.625], 'FaceColor',[1 1 1]);
rectangle('Position',[31.25 -500 15.625 15.625], 'FaceColor',[0 0 0]);
rectangle('Position',[46.875 -500 15.625 15.625], 'FaceColor',[0 0 0]);
rectangle('Position',[93.75 -453.125 15.625 15.625], 'FaceColor',[1 1 1]);
rectangle('Position',[109.375 -453.125 15.625 15.625], 'FaceColor',[0 0 0]);
rectangle('Position',[93.75 -468.75 15.625 15.625], 'FaceColor',[1 1 1]);
rectangle('Position',[109.375 -468.75 15.625 15.625], 'FaceColor',[0 0 0]);
rectangle('Position',[62.5 -484.375 15.625 15.625], 'FaceColor',[1 1 1]);
rectangle('Position',[78.125 -484.375 15.625 15.625], 'FaceColor',[1 1 1]);
rectangle('Position',[62.5 -500 15.625 15.625], 'FaceColor',[0 0 0]);
rectangle('Position',[78.125 -500 15.625 15.625], 'FaceColor',[0 0 0]);
rectangle('Position',[93.75 -484.375 15.625 15.625], 'FaceColor',[1 1 1]);
rectangle('Position',[109.375 -484.375 15.625 15.625], 'FaceColor',[0 0 0]);
rectangle('Position',[93.75 -500 15.625 15.625], 'FaceColor',[0 0 0]);
rectangle('Position',[109.375 -500 15.625 15.625], 'FaceColor',[0 0 0]);
rectangle('Position',[125 -390.625 15.625 15.625], 'FaceColor',[0 0 0]);
rectangle('Position',[140.625 -390.625 15.625 15.625], 'FaceColor',[1 1 1]);
rectangle('Position',[125 -406.25 15.625 15.625], 'FaceColor',[0 0 0]);
rectangle('Position',[140.625 -406.25 15.625 15.625], 'FaceColor',[1 1 1]);
rectangle('Position',[125 -421.875 15.625 15.625], 'FaceColor',[0 0 0]);
rectangle('Position',[140.625 -421.875 15.625 15.625], 'FaceColor',[1 1 1]);
rectangle('Position',[125 -437.5 15.625 15.625], 'FaceColor',[0 0 0]);
rectangle('Position',[140.625 -437.5 15.625 15.625], 'FaceColor',[0 0 0]);
rectangle('Position',[156.25 -421.875 15.625 15.625], 'FaceColor',[1 1 1]);
rectangle('Position',[171.875 -421.875 15.625 15.625], 'FaceColor',[1 1 1]);
rectangle('Position',[156.25 -437.5 15.625 15.625], 'FaceColor',[0 0 0]);
rectangle('Position',[171.875 -437.5 15.625 15.625], 'FaceColor',[0 0 0]);
rectangle('Position',[187.5 -390.625 15.625 15.625], 'FaceColor',[0 0 0]);
rectangle('Position',[203.125 -390.625 15.625 15.625], 'FaceColor',[0 0 0]);
rectangle('Position',[187.5 -406.25 15.625 15.625], 'FaceColor',[1 1 1]);
rectangle('Position',[203.125 -406.25 15.625 15.625], 'FaceColor',[1 1 1]);
rectangle('Position',[218.75 -390.625 15.625 15.625], 'FaceColor',[0 0 0]);
rectangle('Position',[234.375 -390.625 15.625 15.625], 'FaceColor',[0 0 0]);
rectangle('Position',[218.75 -406.25 15.625 15.625], 'FaceColor',[1 1 1]);
rectangle('Position',[234.375 -406.25 15.625 15.625], 'FaceColor',[1 1 1]);
rectangle('Position',[187.5 -421.875 15.625 15.625], 'FaceColor',[1 1 1]);
rectangle('Position',[203.125 -421.875 15.625 15.625], 'FaceColor',[1 1 1]);
rectangle('Position',[187.5 -437.5 15.625 15.625], 'FaceColor',[0 0 0]);
rectangle('Position',[203.125 -437.5 15.625 15.625], 'FaceColor',[0 0 0]);
rectangle('Position',[218.75 -421.875 15.625 15.625], 'FaceColor',[1 1 1]);
rectangle('Position',[234.375 -421.875 15.625 15.625], 'FaceColor',[1 1 1]);
rectangle('Position',[218.75 -437.5 15.625 15.625], 'FaceColor',[0 0 0]);
rectangle('Position',[234.375 -437.5 15.625 15.625], 'FaceColor',[1 1 1]);
rectangle('Position',[125 -453.125 15.625 15.625], 'FaceColor',[0 0 0]);
rectangle('Position',[140.625 -453.125 15.625 15.625], 'FaceColor',[0 0 0]);
rectangle('Position',[125 -468.75 15.625 15.625], 'FaceColor',[0 0 0]);
rectangle('Position',[140.625 -468.75 15.625 15.625], 'FaceColor',[1 1 1]);
rectangle('Position',[156.25 -453.125 15.625 15.625], 'FaceColor',[0 0 0]);
rectangle('Position',[171.875 -453.125 15.625 15.625], 'FaceColor',[0 0 0]);
rectangle('Position',[156.25 -468.75 15.625 15.625], 'FaceColor',[1 1 1]);
rectangle('Position',[171.875 -468.75 15.625 15.625], 'FaceColor',[1 1 1]);
rectangle('Position',[125 -484.375 15.625 15.625], 'FaceColor',[0 0 0]);
rectangle('Position',[140.625 -484.375 15.625 15.625], 'FaceColor',[1 1 1]);
rectangle('Position',[125 -500 15.625 15.625], 'FaceColor',[0 0 0]);
rectangle('Position',[140.625 -500 15.625 15.625], 'FaceColor',[0 0 0]);
rectangle('Position',[156.25 -484.375 15.625 15.625], 'FaceColor',[1 1 1]);
rectangle('Position',[171.875 -484.375 15.625 15.625], 'FaceColor',[1 1 1]);
rectangle('Position',[156.25 -500 15.625 15.625], 'FaceColor',[0 0 0]);
rectangle('Position',[171.875 -500 15.625 15.625], 'FaceColor',[0 0 0]);
rectangle('Position',[187.5 -453.125 15.625 15.625], 'FaceColor',[0 0 0]);
rectangle('Position',[203.125 -453.125 15.625 15.625], 'FaceColor',[0 0 0]);
rectangle('Position',[187.5 -468.75 15.625 15.625], 'FaceColor',[1 1 1]);
rectangle('Position',[203.125 -468.75 15.625 15.625], 'FaceColor',[1 1 1]);
rectangle('Position',[218.75 -453.125 15.625 15.625], 'FaceColor',[0 0 0]);
rectangle('Position',[234.375 -453.125 15.625 15.625], 'FaceColor',[1 1 1]);
rectangle('Position',[218.75 -468.75 15.625 15.625], 'FaceColor',[1 1 1]);
rectangle('Position',[234.375 -468.75 15.625 15.625], 'FaceColor',[1 1 1]);
rectangle('Position',[187.5 -484.375 15.625 15.625], 'FaceColor',[1 1 1]);
rectangle('Position',[203.125 -484.375 15.625 15.625], 'FaceColor',[1 1 1]);
rectangle('Position',[187.5 -500 15.625 15.625], 'FaceColor',[0 0 0]);
rectangle('Position',[203.125 -500 15.625 15.625], 'FaceColor',[0 0 0]);
rectangle('Position',[218.75 -484.375 15.625 15.625], 'FaceColor',[1 1 1]);
rectangle('Position',[234.375 -484.375 15.625 15.625], 'FaceColor',[1 1 1]);
rectangle('Position',[218.75 -500 15.625 15.625], 'FaceColor',[0 0 0]);
rectangle('Position',[234.375 -500 15.625 15.625], 'FaceColor',[0 0 0]);
rectangle('Position',[281.25 -265.625 15.625 15.625], 'FaceColor',[0 0 0]);
rectangle('Position',[296.875 -265.625 15.625 15.625], 'FaceColor',[0 0 0]);
rectangle('Position',[281.25 -281.25 15.625 15.625], 'FaceColor',[0 0 0]);
rectangle('Position',[296.875 -281.25 15.625 15.625], 'FaceColor',[1 1 1]);
rectangle('Position',[281.25 -296.875 15.625 15.625], 'FaceColor',[0 0 0]);
rectangle('Position',[296.875 -296.875 15.625 15.625], 'FaceColor',[1 1 1]);
rectangle('Position',[281.25 -312.5 15.625 15.625], 'FaceColor',[0 0 0]);
rectangle('Position',[296.875 -312.5 15.625 15.625], 'FaceColor',[1 1 1]);
rectangle('Position',[312.5 -265.625 15.625 15.625], 'FaceColor',[0 0 0]);
rectangle('Position',[328.125 -265.625 15.625 15.625], 'FaceColor',[1 1 1]);
rectangle('Position',[312.5 -281.25 15.625 15.625], 'FaceColor',[1 1 1]);
rectangle('Position',[328.125 -281.25 15.625 15.625], 'FaceColor',[1 1 1]);
rectangle('Position',[250 -328.125 15.625 15.625], 'FaceColor',[0 0 0]);
rectangle('Position',[265.625 -328.125 15.625 15.625], 'FaceColor',[0 0 0]);
rectangle('Position',[250 -343.75 15.625 15.625], 'FaceColor',[1 1 1]);
rectangle('Position',[265.625 -343.75 15.625 15.625], 'FaceColor',[1 1 1]);
rectangle('Position',[281.25 -328.125 15.625 15.625], 'FaceColor',[0 0 0]);
rectangle('Position',[296.875 -328.125 15.625 15.625], 'FaceColor',[1 1 1]);
rectangle('Position',[281.25 -343.75 15.625 15.625], 'FaceColor',[1 1 1]);
rectangle('Position',[296.875 -343.75 15.625 15.625], 'FaceColor',[1 1 1]);
rectangle('Position',[437.5 -265.625 15.625 15.625], 'FaceColor',[1 1 1]);
rectangle('Position',[453.125 -265.625 15.625 15.625], 'FaceColor',[0 0 0]);
rectangle('Position',[437.5 -281.25 15.625 15.625], 'FaceColor',[1 1 1]);
rectangle('Position',[453.125 -281.25 15.625 15.625], 'FaceColor',[0 0 0]);
rectangle('Position',[468.75 -296.875 15.625 15.625], 'FaceColor',[1 1 1]);
rectangle('Position',[484.375 -296.875 15.625 15.625], 'FaceColor',[0 0 0]);
rectangle('Position',[468.75 -312.5 15.625 15.625], 'FaceColor',[1 1 1]);
rectangle('Position',[484.375 -312.5 15.625 15.625], 'FaceColor',[0 0 0]);
rectangle('Position',[468.75 -328.125 15.625 15.625], 'FaceColor',[1 1 1]);
rectangle('Position',[484.375 -328.125 15.625 15.625], 'FaceColor',[0 0 0]);
rectangle('Position',[468.75 -343.75 15.625 15.625], 'FaceColor',[1 1 1]);
rectangle('Position',[484.375 -343.75 15.625 15.625], 'FaceColor',[0 0 0]);
rectangle('Position',[250 -390.625 15.625 15.625], 'FaceColor',[0 0 0]);
rectangle('Position',[265.625 -390.625 15.625 15.625], 'FaceColor',[0 0 0]);
rectangle('Position',[250 -406.25 15.625 15.625], 'FaceColor',[1 1 1]);
rectangle('Position',[265.625 -406.25 15.625 15.625], 'FaceColor',[0 0 0]);
rectangle('Position',[250 -421.875 15.625 15.625], 'FaceColor',[1 1 1]);
rectangle('Position',[265.625 -421.875 15.625 15.625], 'FaceColor',[0 0 0]);
rectangle('Position',[250 -437.5 15.625 15.625], 'FaceColor',[1 1 1]);
rectangle('Position',[265.625 -437.5 15.625 15.625], 'FaceColor',[0 0 0]);
rectangle('Position',[312.5 -421.875 15.625 15.625], 'FaceColor',[1 1 1]);
rectangle('Position',[328.125 -421.875 15.625 15.625], 'FaceColor',[1 1 1]);
rectangle('Position',[312.5 -437.5 15.625 15.625], 'FaceColor',[0 0 0]);
rectangle('Position',[328.125 -437.5 15.625 15.625], 'FaceColor',[0 0 0]);
rectangle('Position',[343.75 -421.875 15.625 15.625], 'FaceColor',[1 1 1]);
rectangle('Position',[359.375 -421.875 15.625 15.625], 'FaceColor',[1 1 1]);
rectangle('Position',[343.75 -437.5 15.625 15.625], 'FaceColor',[0 0 0]);
rectangle('Position',[359.375 -437.5 15.625 15.625], 'FaceColor',[1 1 1]);
rectangle('Position',[250 -453.125 15.625 15.625], 'FaceColor',[1 1 1]);
rectangle('Position',[265.625 -453.125 15.625 15.625], 'FaceColor',[0 0 0]);
rectangle('Position',[250 -468.75 15.625 15.625], 'FaceColor',[1 1 1]);
rectangle('Position',[265.625 -468.75 15.625 15.625], 'FaceColor',[0 0 0]);
rectangle('Position',[250 -484.375 15.625 15.625], 'FaceColor',[1 1 1]);
rectangle('Position',[265.625 -484.375 15.625 15.625], 'FaceColor',[0 0 0]);
rectangle('Position',[250 -500 15.625 15.625], 'FaceColor',[0 0 0]);
rectangle('Position',[265.625 -500 15.625 15.625], 'FaceColor',[0 0 0]);
rectangle('Position',[312.5 -453.125 15.625 15.625], 'FaceColor',[0 0 0]);
rectangle('Position',[328.125 -453.125 15.625 15.625], 'FaceColor',[0 0 0]);
rectangle('Position',[312.5 -468.75 15.625 15.625], 'FaceColor',[1 1 1]);
rectangle('Position',[328.125 -468.75 15.625 15.625], 'FaceColor',[1 1 1]);
rectangle('Position',[343.75 -453.125 15.625 15.625], 'FaceColor',[0 0 0]);
rectangle('Position',[359.375 -453.125 15.625 15.625], 'FaceColor',[1 1 1]);
rectangle('Position',[343.75 -468.75 15.625 15.625], 'FaceColor',[1 1 1]);
rectangle('Position',[359.375 -468.75 15.625 15.625], 'FaceColor',[1 1 1]);
rectangle('Position',[312.5 -484.375 15.625 15.625], 'FaceColor',[1 1 1]);
rectangle('Position',[328.125 -484.375 15.625 15.625], 'FaceColor',[1 1 1]);
rectangle('Position',[312.5 -500 15.625 15.625], 'FaceColor',[0 0 0]);
rectangle('Position',[328.125 -500 15.625 15.625], 'FaceColor',[0 0 0]);
rectangle('Position',[343.75 -484.375 15.625 15.625], 'FaceColor',[1 1 1]);
rectangle('Position',[359.375 -484.375 15.625 15.625], 'FaceColor',[1 1 1]);
rectangle('Position',[343.75 -500 15.625 15.625], 'FaceColor',[0 0 0]);
rectangle('Position',[359.375 -500 15.625 15.625], 'FaceColor',[0 0 0]);
rectangle('Position',[375 -390.625 15.625 15.625], 'FaceColor',[0 0 0]);
rectangle('Position',[390.625 -390.625 15.625 15.625], 'FaceColor',[0 0 0]);
rectangle('Position',[375 -406.25 15.625 15.625], 'FaceColor',[1 1 1]);
rectangle('Position',[390.625 -406.25 15.625 15.625], 'FaceColor',[1 1 1]);
rectangle('Position',[437.5 -390.625 15.625 15.625], 'FaceColor',[0 0 0]);
rectangle('Position',[453.125 -390.625 15.625 15.625], 'FaceColor',[0 0 0]);
rectangle('Position',[437.5 -406.25 15.625 15.625], 'FaceColor',[1 1 1]);
rectangle('Position',[453.125 -406.25 15.625 15.625], 'FaceColor',[1 1 1]);
rectangle('Position',[468.75 -390.625 15.625 15.625], 'FaceColor',[0 0 0]);
rectangle('Position',[484.375 -390.625 15.625 15.625], 'FaceColor',[0 0 0]);
rectangle('Position',[468.75 -406.25 15.625 15.625], 'FaceColor',[1 1 1]);
rectangle('Position',[484.375 -406.25 15.625 15.625], 'FaceColor',[0 0 0]);
rectangle('Position',[468.75 -421.875 15.625 15.625], 'FaceColor',[1 1 1]);
rectangle('Position',[484.375 -421.875 15.625 15.625], 'FaceColor',[0 0 0]);
rectangle('Position',[468.75 -437.5 15.625 15.625], 'FaceColor',[1 1 1]);
rectangle('Position',[484.375 -437.5 15.625 15.625], 'FaceColor',[0 0 0]);
rectangle('Position',[406.25 -453.125 15.625 15.625], 'FaceColor',[0 0 0]);
rectangle('Position',[421.875 -453.125 15.625 15.625], 'FaceColor',[0 0 0]);
rectangle('Position',[406.25 -468.75 15.625 15.625], 'FaceColor',[1 1 1]);
rectangle('Position',[421.875 -468.75 15.625 15.625], 'FaceColor',[1 1 1]);
rectangle('Position',[375 -484.375 15.625 15.625], 'FaceColor',[1 1 1]);
rectangle('Position',[390.625 -484.375 15.625 15.625], 'FaceColor',[1 1 1]);
rectangle('Position',[375 -500 15.625 15.625], 'FaceColor',[0 0 0]);
rectangle('Position',[390.625 -500 15.625 15.625], 'FaceColor',[0 0 0]);
rectangle('Position',[406.25 -484.375 15.625 15.625], 'FaceColor',[1 1 1]);
rectangle('Position',[421.875 -484.375 15.625 15.625], 'FaceColor',[1 1 1]);
rectangle('Position',[406.25 -500 15.625 15.625], 'FaceColor',[0 0 0]);
rectangle('Position',[421.875 -500 15.625 15.625], 'FaceColor',[0 0 0]);
rectangle('Position',[468.75 -453.125 15.625 15.625], 'FaceColor',[1 1 1]);
rectangle('Position',[484.375 -453.125 15.625 15.625], 'FaceColor',[0 0 0]);
rectangle('Position',[468.75 -468.75 15.625 15.625], 'FaceColor',[1 1 1]);
rectangle('Position',[484.375 -468.75 15.625 15.625], 'FaceColor',[0 0 0]);
rectangle('Position',[437.5 -484.375 15.625 15.625], 'FaceColor',[1 1 1]);
rectangle('Position',[453.125 -484.375 15.625 15.625], 'FaceColor',[1 1 1]);
rectangle('Position',[437.5 -500 15.625 15.625], 'FaceColor',[0 0 0]);
rectangle('Position',[453.125 -500 15.625 15.625], 'FaceColor',[0 0 0]);
rectangle('Position',[468.75 -484.375 15.625 15.625], 'FaceColor',[1 1 1]);
rectangle('Position',[484.375 -484.375 15.625 15.625], 'FaceColor',[0 0 0]);
rectangle('Position',[468.75 -500 15.625 15.625], 'FaceColor',[0 0 0]);
rectangle('Position',[484.375 -500 15.625 15.625], 'FaceColor',[0 0 0]);
X=[466,453.125,453.125,429.688,414.062,398.438,382.812,382.812,398.438,414.062,429.688,429.688,429.688,414.062,390.625,359.375,328.125,304.688,289.062,273.438,257.812,234.375,203.125,171.875,148.438,148.438,140.625,109.375,85.9375,70.3125,54.6875,39.0625,39.0625,54.6875,54.6875,54.6875,54.6875,54.6875,46.875,39.0625,39.0625,46.875,33];
Y=[-33,-46.875,-78.125,-101.562,-101.562,-101.562,-117.188,-132.812,-148.438,-148.438,-164.062,-179.688,-195.312,-210.938,-234.375,-265.625,-296.875,-320.312,-335.938,-335.938,-335.938,-328.125,-296.875,-265.625,-242.188,-226.562,-203.125,-203.125,-226.562,-242.188,-257.812,-273.438,-289.062,-304.688,-320.312,-335.938,-351.562,-367.188,-390.625,-414.062,-429.688,-453.125,-466];
hold on;
plot(X,Y,'r');
legend('999.637','Location','southoutside');
